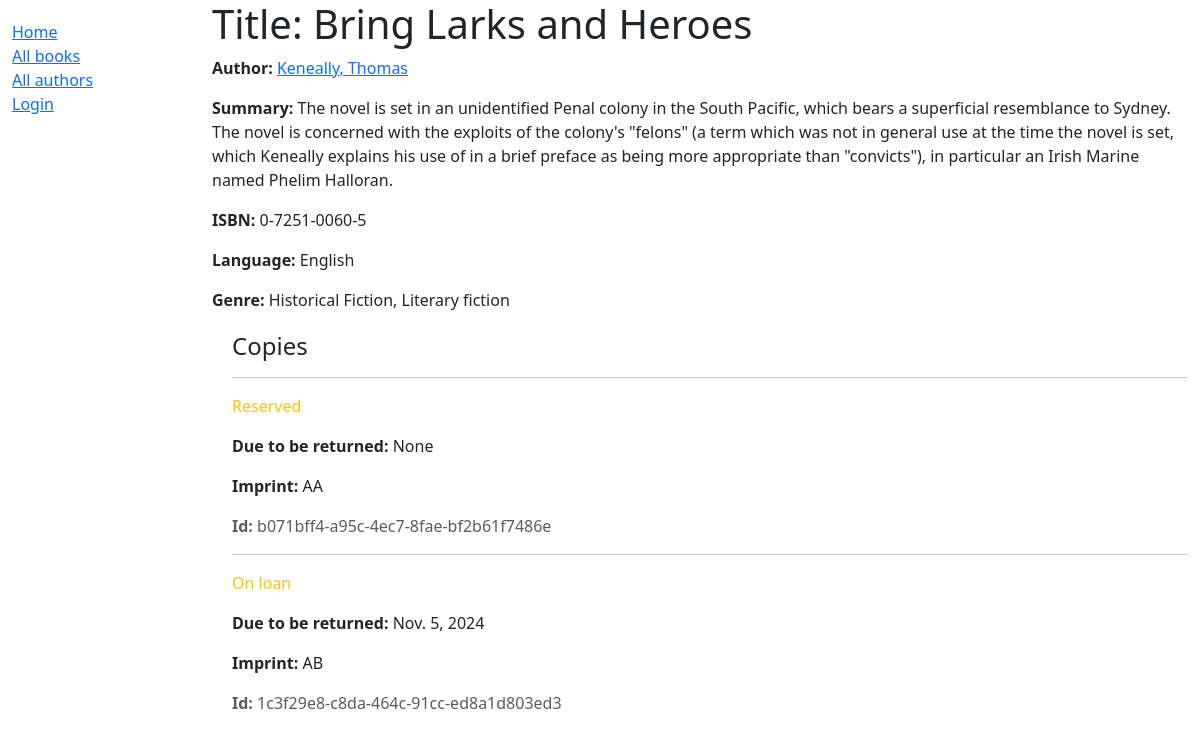
The app's page /catalog/books/2 with its own data.
### catalog/models.py (models this page shows, shortened)
class Book(models.Model):
    title = models.CharField(max_length=200)
    author = models.ForeignKey(
        'Author',
        on_delete=models.RESTRICT,
        null=True
    )
    summary = models.TextField(
        max_length=1000,
        help_text="Enter a brief description of the book"
    )
    isbn = models.CharField('ISBN', max_length=13, unique=True, help_text='13 Character <a href="https://www.isbn-insternational.org/content/what-isbn">ISBN</a>')
    genre = models.ManyToManyField('Genre', help_text='Select a genre for this book')
    language = models.ForeignKey('Language', on_delete=models.SET_NULL, null=True)
    class Meta:
        ordering = ['title', 'author']
    def display_genre(self):
        return ', '.join([genre.name for genre in self.genre.all()[:3]])
    display_genre.short_description = 'Genre'

class Author(models.Model):
    first_name = models.CharField(max_length=100)
    last_name = models.CharField(max_length=100)
    country = models.ForeignKey(Country, on_delete=models.SET_NULL, null=True, blank=True, help_text='Select the country of the author')
    date_of_birth = models.DateField(null=True, blank=True)
    date_of_death = models.DateField('died', null=True, blank=True)
    class Meta:
        ordering = ['last_name', 'first_name']
    def __str__(self):
        return f'{self.last_name}, {self.first_name}'

class Language(models.Model):
    name = models.CharField(
        max_length=200,
        unique=True,
        help_text="Enter the book's natural language (e.g.English, French, Japanese etc.)"
    )
    class Meta:
        constraints = [
            UniqueConstraint(
                Lower('name'),
                name='language_name_case_insensitive_unique',
                violation_error_message="Language already exists (case insensitive match)"
            )
        ]
    def __str__(self):
        return self.name

class Genre(models.Model):
    name = models.CharField(
        max_length=200,
        unique=True,
        help_text="Enter a book genre (e.g. Science Fiction, French Poetry etc.)"
    )
    def __str__(self):
        return self.name
    class Meta:
        constraints = [
            UniqueConstraint(
                Lower('name'),
                name='genre_name_case_insensitive_unique',
                violation_error_message="Genre already exists (case insensitive match)"
            ),
        ]

class BookInstance(models.Model):
    id = models.UUIDField(
        primary_key=True,
        default=uuid.uuid4,
        help_text="Unique ID for this particular book"
    )
    book = models.ForeignKey('Book', on_delete=models.RESTRICT, null=True)
    imprint = models.CharField(max_length=200)
    due_back = models.DateField(null=True, blank=True)
    borrower = models.ForeignKey(settings.AUTH_USER_MODEL, on_delete=models.SET_NULL, null=True, blank=True)
    LOAN_STATUS = (
        ('m', 'Maintenance'),
        ('o', 'On loan'),
        ('a', 'Available'),
        ('r', 'Reserved'),
    )
    status = models.CharField(
        max_length=1,
        choices=LOAN_STATUS,
        default='m',
        blank=True,
        help_text='Book availability',
    )
    class Meta:
        ordering = ['due_back']
        permissions = (("can_mark_returned", "Set book as returned"), ("can_renew", "Renew the due_back of a book"))
    def display_author(self):
        return f'{self.book.author.first_name} {self.book.author.last_name}'
    display_author.short_description = "Author"

### catalog/views.py (the view)
# urls.py: path('books/<int:pk>', views.BookDetailView.as_view(), name='book-detail'),
class BookDetailView(generic.DetailView):
    model = Book

### catalog/templates/catalog/book_detail.html (shortened to what this page needs)
{% extends "base_generic.html" %}
{% block content %}
<h1>Title: {{ book.title }}</h1>
<p><strong>Author:</strong> <a href="{% url 'author-detail' book.author.id %}">{{ book.author }}</a></p>
<p><strong>Summary:</strong> {{ book.summary }}</p>
<p><strong>ISBN:</strong> {{ book.isbn }}</p>
<p><strong>Language:</strong> {{ book.language }}</p>
<p><strong>Genre:</strong> {{ book.genre.all|join:", " }}</p>
<div style="margin-left:20px;margin-top:20px">
    <h4>Copies</h4>
    {% for copy in book.bookinstance_set.all %}
    <hr />
    <p
        class="{% if copy.status == 'a' %}text-success{% elif copy.status == 'm' %}text-danger{% else %}text-warning{% endif %}">
        {{ copy.get_status_display }}
    </p>
    {% if copy.status != 'a' %}
    <p><strong>Due to be returned:</strong> {{ copy.due_back }}</p>
    {% endif %}
    <p><strong>Imprint:</strong> {{ copy.imprint }}</p>
    <p class="text-muted"><strong>Id:</strong> {{ copy.id }}</p>
    {% endfor %}
</div>
{% endblock %}
{% block sidebar %}
{{ block.super }}
{% endblock sidebar %}

### records on screen
Book: author "Keneally, Thomas", summary "The novel is set in an unidentified Penal colony in the South Pacific, which bears a superficial resemblance to Sydney. The novel is concerned with the exploits of the colony's \"felons\" (a term which was not in general use at the time the novel is set, which Keneally explains his use of in a brief preface as being more appropriate than \"convicts\"), in particular an Irish Marine named Phelim Halloran.", isbn "0-7251-0060-5", language "English", genre.all "Historical Fiction, Literary fiction"
BookInstance: status "Reserved", due_back "None", imprint "AA", id "b071bff4-a95c-4ec7-8fae-bf2b61f7486e"
BookInstance: status "On loan", due_back "Nov. 5, 2024", imprint "AB", id "1c3f29e8-c8da-464c-91cc-ed8a1d803ed3"
